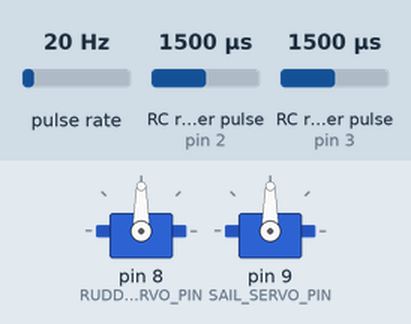
Bench run of a sketch on a simulated Arduino Uno, built with avr-gcc and run on an emulated ATmega328P. Parts: 2 × servo. Wiring (inferred from the names in the program): 2 × RC receiver channel: data pin 2 / data pin 3; pulse sensor: data pin 7. Inputs (shaded band) come from the test bench; at power-on: RC receiver pulse (sensors on pin 2, pin 3) 1500 µs, pulse rate 20 Hz. What the sketch prints to the serial monitor is not drawn.

Above: at 1.2 s.
1.3 s: RC receiver pulse (sensor on pin 2) set to 1250 µs
At 2.2 s:
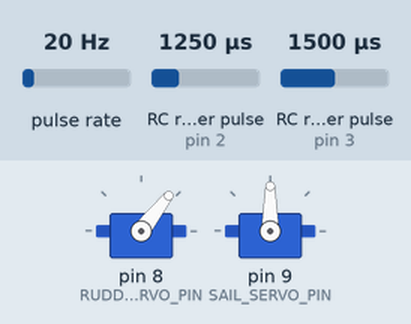
2.8 s: RC receiver pulse (sensor on pin 3) set to 1020 µs
At 3.5 s:
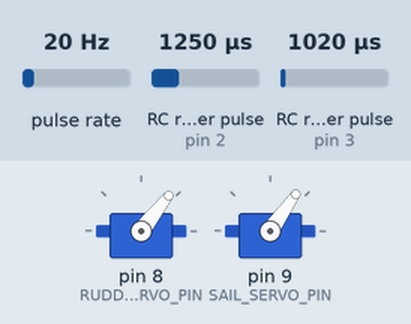
4.4 s: RC receiver pulse (sensor on pin 2) set to 1500 µs
At 5.7 s:
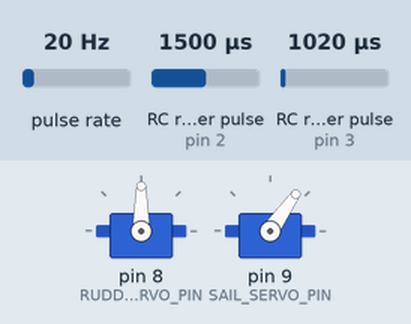
6.0 s: RC receiver pulse (sensor on pin 3) set to 1250 µs
At 7.0 s:
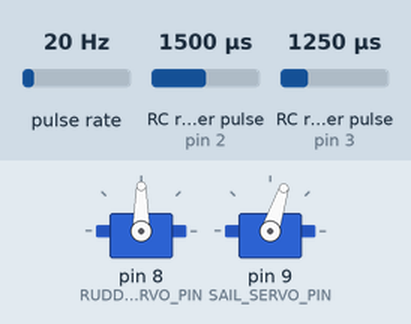
7.5 s: pulse rate (sensor on pin 7) set to 150 Hz
At 9.09 s:
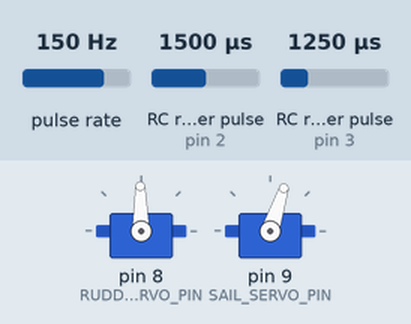
10.5 s: RC receiver pulse (sensor on pin 3) set to 1750 µs
At 11.3 s:
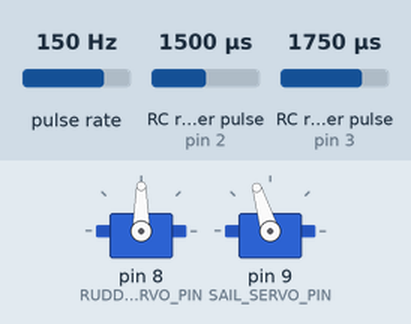
Timing chart, 0 to 14.5 s (numbered marks = the images above; inputs shaded):
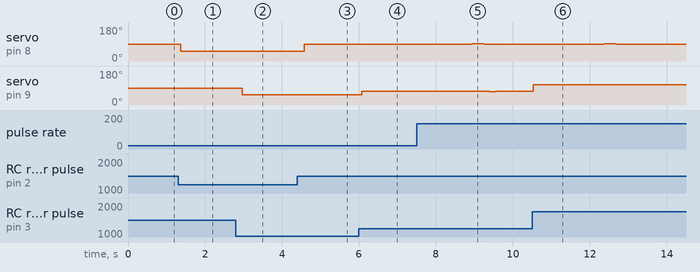

The sketch:

ManAutoSailSwitchEasyread.ino
```cpp
/* RudderFollowsWind rev 4/8/2016
© 2014-2016 RoboSail
Find detailed description in Decription tab
*/

#include <Servo.h>
#include "RoboSail.h"
boolean verbose = true;  //true calls function for values to be printed to monitor
boolean autoSail = false; // set to true for automatic sail
//Fill in min/max parameters for the RC Receiver and WindSensor in RoboSail.h tab

void setup() {
  Serial.begin(115200);
  Serial.println("\nRoboSail ManAutoSailSwitch - XXXXX");  //write program name here
  // Set RC receiver and WindSensor on digital input pins
  declarePins();
}

void loop() {
//*********** Read in data from the RC receiver and sensors *********
readReceiverSensors();

//**************** your code here ******************
// You have values from the RC Receiver and Sensors in these variable:
// rudderPosition, sailPosition, and windAngle
// Calculate new values for rudderPosition and sailPosition in degrees
// and set those variables to the new values.
// If you do not set the values, it will use the values from the RC Receiver
// For example, to make the rudder follow the wind angle you would have:
// rudderPosition = windAngle;


//  Automatic sail switch
if (sailPulseWidth > 1850){autoSail=true;}
else {autoSail=false;}

if (autoSail)
  {
  windAngle = abs(windAngle);           // sail position can only be positive
  if (windAngle < 45) sailPosition = 0;
  if ((windAngle >= 45) && (windAngle < 135)) sailPosition = windAngle - 45;
  if (windAngle >= 135) sailPosition = 90;
  // sailPosition = (180-abs(windAngle))/2;  // a different algorithm for automatic sail
  }

// if autoSail = false sailPosition will be set by RC transmitter signal
//  rudderPosition will always be set by RC transmitter signal


/********************* send commands to motors *************************/
  driveSailServo(sailPosition);
  driveRudderServo(rudderPosition);

  if (verbose) {printToMonitor();}

} //end of loop()
```

Description.ino
```cpp
/* BoatCodeStarterWindOnly rev 4/8/2016
© 2014-2016 RoboSail
This program contains starter code for programming a boat
using information from the Wind Sensor.
For detailed information about getting input from the WindSensor,
input from the RC receiver, and sending output to the Servos,
see these programs: WindSensor and RCPassThrough

Program values are displayed to the Serial Monitor when the
variable "verbose" is set to true.  otherwise set verbose to false.
*/
```

Functions.ino
```cpp
/*********Functions for Setup ************/
void declarePins()
{
  pinMode(RUDDER_RC_PIN, INPUT);
  pinMode(SAIL_RC_PIN, INPUT);
  pinMode(WIND_PIN, INPUT);

  // attach the servos to the proper pins
  rudderServo.attach(RUDDER_SERVO_PIN);
  sailServo.attach(SAIL_SERVO_PIN);
}


/*********Functions to read RC Transmitter/Receiver and Sensors *****/
 // Takes in the PWM signals from the RC Receiver and translate
 // them to the servo positions in degrees.
 // Takes in the PWM signals from the WindSensor and translate
 // it to the windvane position in degrees.

 void readReceiverSensors()
 {
  // Read the command pulse from the RC receiver
  rudderPulseWidth = pulseIn(RUDDER_RC_PIN, HIGH);
  sailPulseWidth = pulseIn(SAIL_RC_PIN, HIGH);
  // Calculate the servo position in degrees.
  rudderPosition = map(rudderPulseWidth, RUDDER_LOW, RUDDER_HIGH, -60, 60);
  sailPosition = map(sailPulseWidth, SAIL_LOW, SAIL_HIGH, 0, 90);

  // Read values from the WindSensor
  windPulseWidth = pulseIn(WIND_PIN, HIGH);
  // Convert the wind angle to degrees from PWM.  Range -180 to +180
  windAngle = map(windPulseWidth, 0, WIND_HIGH, 180, -180);
  windAngle = constrain(windAngle, -180, 180);
 }

/************Functions to drive Sail and Rudder servos ****************/
 // This code takes in the desired postions for the servos in degrees (as
 // defined in RoboSail) then calculates appropriate values for the servo commands,
 // making sure not to send the servos to impossible positions, which could
 // damage the servo motors.
 // The Rudder servo motor ranges from 0 to 180 with 90 deg in the center
 // The Sailwinch servo is at ~55 deg when full-in, which we think of as 0 deg,
 // and ~125 deg when full out, which we think of as 90 deg

void driveSailServo(int sailPos)
{
  if ((sailPos >= 0) && (sailPos <= 90))  // the command in degrees is valid
  {
    sailServoOut = map(sailPos, 0, 90, 55, 125);
    sailServo.write(sailServoOut);
  }
  else
  {
    Serial.print("ERROR - sail position out of range: ");
    Serial.println(sailPos);
    }
}

void driveRudderServo(int rudderPos)
{
  if ((rudderPos >= -60) && (rudderPos <= 60))
  {
    rudderServoOut = map(rudderPos, -90, 90, 0, 180);
    rudderServo.write(rudderServoOut);
  }
  else
    {
    Serial.print("ERROR - rudder position out of range: ");
    Serial.println(rudderPos);
    }
}
/****************************************************/
// Function to Print out all values for debug.
void printToMonitor()
{
  Serial.print("Wind Angle: ");
  Serial.print(windAngle);

  Serial.print("  Rudder, RC: ");
  Serial.print(rudderPulseWidth);
   Serial.print("  desired angle: ");
  Serial.print(rudderPosition);
  Serial.print("  to servo: ");
  Serial.print(rudderServoOut);

  Serial.print("     Sail, RC: ");
  Serial.print(sailPulseWidth);
  Serial.print("  desired angle: ");
  Serial.print(sailPosition);
  Serial.print("  to servo: ");
  Serial.print(sailServoOut);

  Serial.print("\n"); // Print a new line
}
```

RoboSail.h
```cpp
//determine these values using the hardware test programs and fill in the appropriate values
int RUDDER_HIGH = 1900;   //nominal 2000
int RUDDER_LOW = 1100;    //nominal 1000
int SAIL_HIGH = 2000;    //nominal 2000
int SAIL_LOW = 1000;     //nominal 1000
int WIND_HIGH = 1023;    //nominal 1023

// Pin assignments
int WIND_PIN = 7;
//input pins from receiver
int RUDDER_RC_PIN = 2;
int SAIL_RC_PIN = 3;
// Output pins to the servos
int RUDDER_SERVO_PIN = 8;
int SAIL_SERVO_PIN = 9;
// variables to hold input and output values
int rudderPulseWidth;
int rudderServoOut;
int sailPulseWidth;
int sailServoOut;
//variables for WindSensor
int windAngle = 0;
int windPulseWidth = 0;
int rudderPosition = 0;
int sailPosition = 45;

//create servo objects
Servo rudderServo;
Servo sailServo;
```

Measured:
- after the input at 1.3 s, servo on pin 8 (RUDDER_SERVO_PIN): 90° → 52° after 0.08 s
- after the input at 2.8 s, servo on pin 9 (SAIL_SERVO_PIN): 90° → 55° after 0.18 s
- after the input at 4.4 s, servo on pin 8 (RUDDER_SERVO_PIN): 52° → 90° after 0.18 s
- after the input at 6.0 s, servo on pin 9 (SAIL_SERVO_PIN): 55° → 72° after 0.08 s
- after the input at 7.5 s, servo on pin 8 (RUDDER_SERVO_PIN): 90° → 91° after 1.4 s, → 90° 0.32 s later; servo on pin 9 (SAIL_SERVO_PIN): 72° → 71° after 1.9 s, → 72° 0.16 s later
- after the input at 10.5 s, servo on pin 9 (SAIL_SERVO_PIN): 72° → 107° at once, → 106° 2.3 s later, → 107° 0.16 s later
